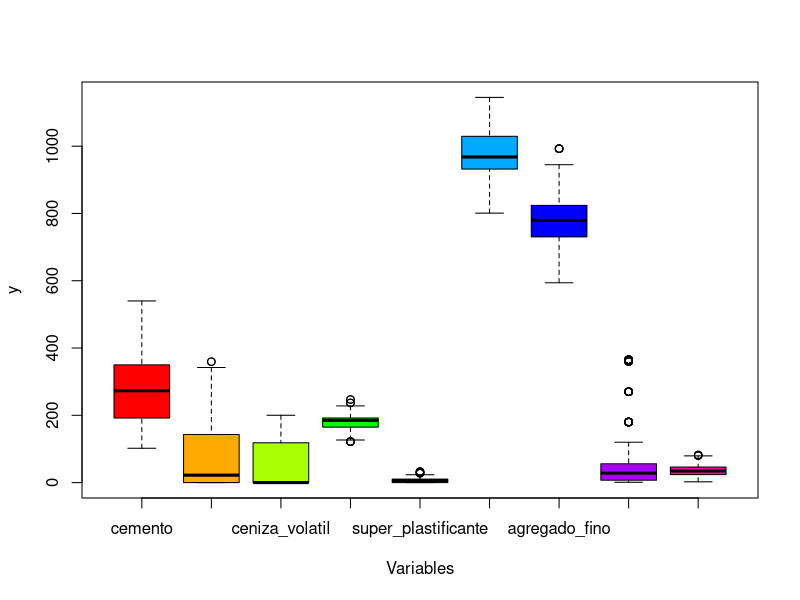

R code for this plot:
#------------------------- Ejercicio 4-----------------------------------------

#librerías
library(readr)
library(dplyr)

#Se carga la base de datos con una configuración de 4 decimales
concreto <- read_csv("concreto.csv")
concreto <- rapply(object = concreto, f = round, classes = "numeric", 
                   how = "replace", digits = 4) 

#Análsis exploratorio de los datos 

str(concreto)
head(concreto)

#1.Verificar si hay outliers

#transformamos el dataframe para obtener uno con variables categóricas
stacked_concreto <- stack(concreto)
head(stacked_concreto)

#cajas de bigotes para cada variable
boxplot(stacked_concreto$values ~ stacked_concreto$ind,
        col = rainbow(ncol(concreto)), xlab = "Variables", ylab ="y")

#Se puede observar que la variable edad y agua son los que presenta más outiliers (3 y 4).
#También, los valores atípicos de las variables de edad y agregado fino se encuentran
#considerablemente lejanos al resto de los datos, por lo que se procede a eliminarse
#para que no se vea afectado el cálculo de estadísticos como la media y correlaciones.

concreto$agregado_fino[concreto$agregado_fino == max(concreto$agregado_fino)]<-NA

head(sort(concreto$edad, decreasing = TRUE),100)

concreto$edad[concreto$edad ==  365 | concreto$edad ==  360 | concreto$edad ==  270 
              | concreto$edad ==  180]<-NA

summary(concreto)

#2.Usar summary
#3.Hacer histograma para ver distribuciones
#4.Sacar correlaciones entre las variables y hacer gráficos de correlación
